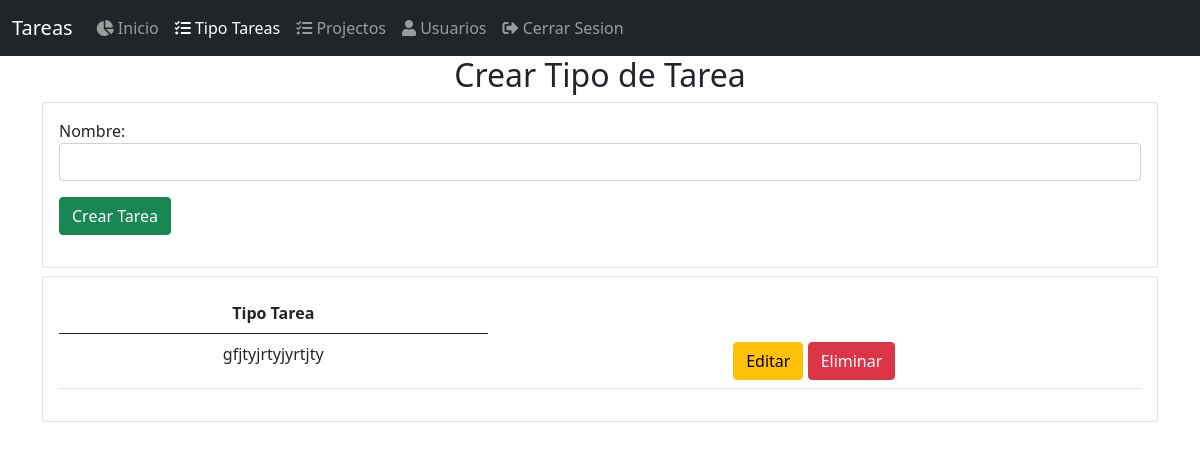
The page /tipo_tarea (signed in) on the database as committed earlier.
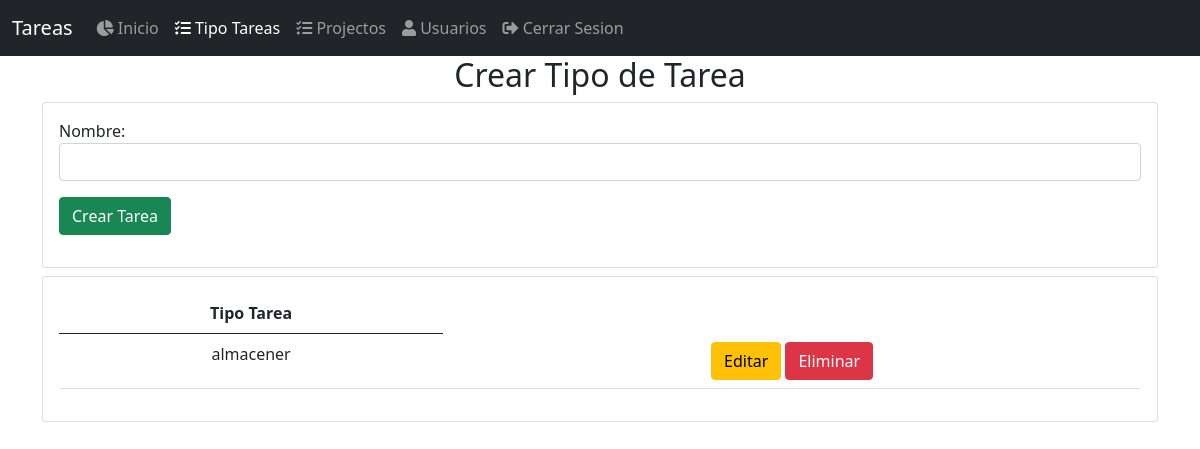
The same page on the database as committed later.
### tasks/models.py (models this page shows, shortened)
class TypeTask(models.Model):
    name = models.CharField(max_length=50)
    slug = models.SlugField(max_length=60, unique=True)
    created_at = models.DateTimeField(auto_now_add=True)

### tasks/views.py (the view, shortened to what this page needs)
# urls.py: path('tipo_tarea', views.TypeTaskView.as_view(), name='type_task'),
class TypeTaskView(PermissionRequiredMixin, LoginRequiredMixin, View):
    login_url = 'users:login'
    permission_required = 'type_task.can_add_type_task'
    template_name = 'tasks/add_type_task.html'
    form_class = TypeTaskForm
    model = TypeTask
    def get_query_set(self):
        query = self.model.objects.all().order_by('-pk')
        return query
    def get_context_data(self, **kwargs):
        context = {}
        context['type_tasks'] = self.get_query_set()
        context['form'] = self.form_class
        return context
    def get(self, request, *args, **kwargs):
        return render(request, self.template_name, self.get_context_data())

### tasks/templates/tasks/add_type_task.html
{% extends 'base.html' %}
{% block content %}
    <h2 class="text-title text-center">Crear Tipo de Tarea</h2>
    <div class="card">
        <div class="card-body">
            {% include 'tasks/snippets/type_form.html' %}
        </div>
    </div>
    <div class="card mt-2">
        <div class="card-body">
            {% include 'tasks/snippets/tables.html' %}
        </div>
    </div>
{% endblock %}

### tasks/templates/tasks/snippets/tables.html
<table class="table text-center">
    <thead>
        <tr>
            <th scope="col">Tipo Tarea</th>
        </tr>
    </thead>
    <tbody>
        {% for type_task in type_tasks %}
            <tr>
                <td>{{ type_task.name }}</td>
                <td>
                    <a href="{% url 'tasks:update_type_task' type_task.pk %}" class="btn btn-warning">Editar</a>
                    <a href="{% url 'tasks:delete_type_task' type_task.pk %}" class="btn btn-danger">Eliminar</a>
                </td>
            </tr>
        {% endfor %}
    </tbody>
</table>

Rows that differ between the two databases and show on the page:
removed TypeTask: name "gfjtyjrtyjyrtjty"
added TypeTask: name "almacener"
